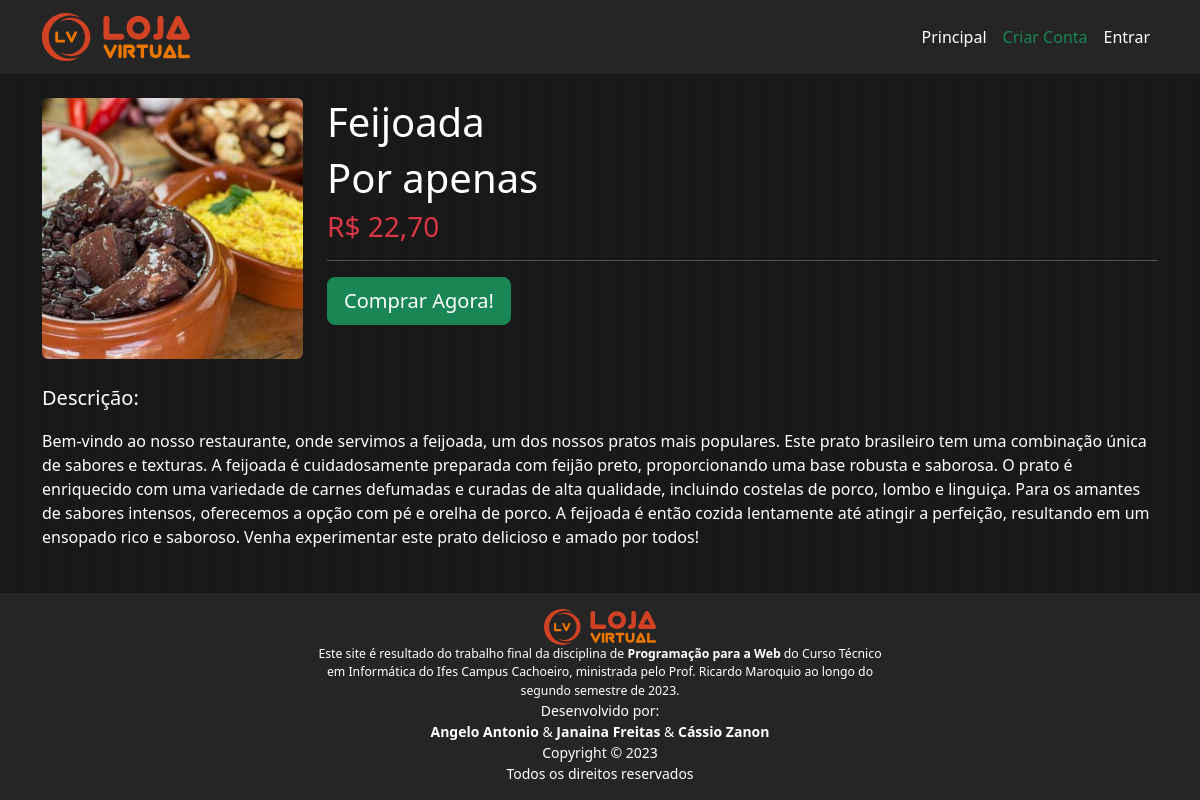
The app's page /produto/15 with its own data.
### tables this page shows
CREATE TABLE produto (
    id           INTEGER         PRIMARY KEY AUTOINCREMENT,
    nome         TEXT            NOT NULL,
    preco        INTEGER         NOT NULL,
    descricao    TEXT            NOT NULL,
    categoria    TEXT            NOT NULL
    );

### routes/RootRouter.py (the view)
@router.get("/produto/{id_produto:int}")
async def get_produto_descricao(request: Request, id_produto: int = Path(), usuario: Usuario = Depends(obter_usuario_logado),):
    produto = ProdutoRepo.obter_por_id(id_produto)
    return templates.TemplateResponse("root/detalhes.html", {"request": request, "usuario": usuario, "produto": produto},)

### templates/root/detalhes.html (shortened to what this page needs)
{% extends "base.html" %}
{% block principal %}
<div class="col-12 text-white">
    <div class="row">
        <div class="col-3 mb-4">
            <img src="/static/img/produtos/{{ '%04d'|format(produto.id) }}.jpg" alt="" class="img-fluid rounded">
        </div>
        <div class="col-9 mb-4">
            <h1>{{ produto.nome }}</h1>
            <h6 class="display-6">Por apenas</h6>
            <h3 class="text-danger">R$ {{ produto.preco }}</h3>
            <hr>
            {% set text = "Comprar Agora!" %}
            {% set type = "button" %}
            {% set classe = "btn-success btn-lg" %}
            {% include "includes/button.html" %}
        </div>
    </div>
</div>
<div class="col-12 text-white">
    <p class="lead">Descrição:</p>
    <p>{{ produto.descricao }}</p>
</div>
{% endblock %}

### static/css/estilos.css (style rules this page uses)
* { margin: 0; padding: 0; box-sizing: border-box; }
body { background-image: linear-gradient(to right, #191919 50%, #181818 50%); background-size: 12px 100%; }

### records on screen
produto: nome "Feijoada", preco "22,70", descricao "Bem-vindo ao nosso restaurante, onde servimos a feijoada, um dos nossos pratos mais populares. Este prato brasileiro tem uma combinação única de sabores e texturas. A feijoada é cuidadosamente preparada com feijão preto, proporcionando uma base robusta e saborosa. O prato é enriquecido com uma variedade de carnes defumadas e curadas de alta qualidade, incluindo costelas de porco, lombo e linguiça. Para os amantes de sabores intensos, oferecemos a opção com pé e orelha de porco. A feijoada é então cozida lentamente até atingir a perfeição, resultando em um ensopado rico e saboroso. Venha experimentar este prato delicioso e amado por todos!"

### other values on screen
{{ text }} "Comprar Agora!"
